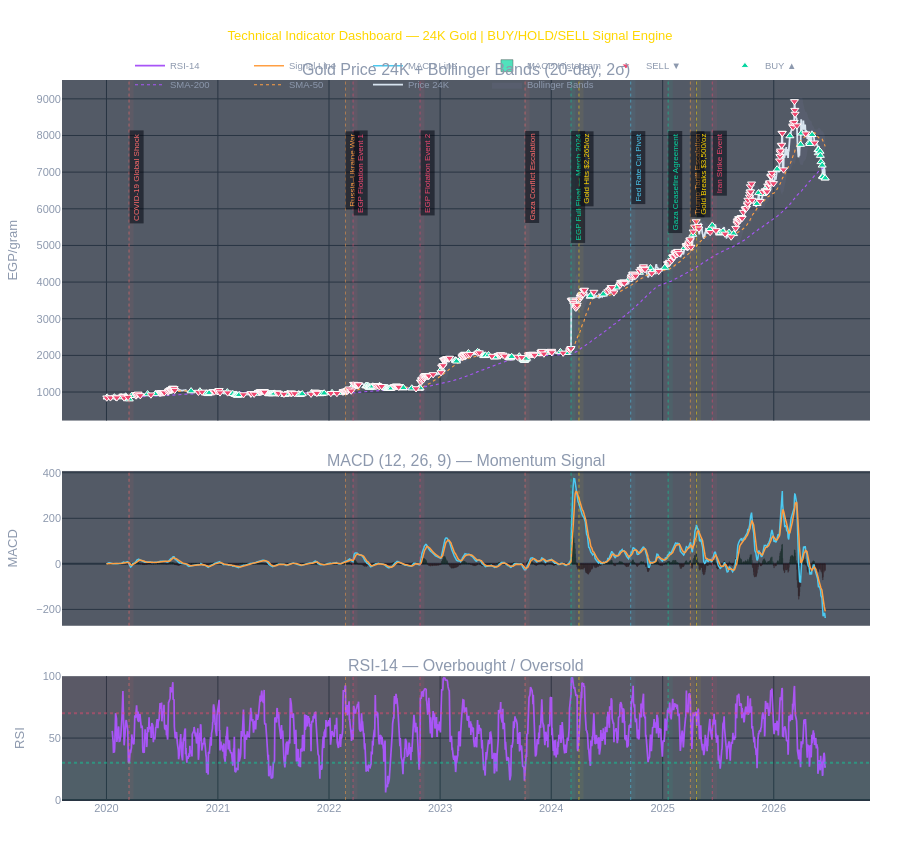

Notebook source saved alongside this figure:
### Code cell
# ─── Chart 4: Technical Indicators Dashboard - RSI, MACD, Bollinger Bands ────

fig4 = make_subplots(
    rows=3, cols=1, shared_xaxes=True,
    row_heights=[0.55, 0.25, 0.20],
    vertical_spacing=0.07,
    subplot_titles=[
        'Gold Price 24K + Bollinger Bands (20-day, 2\u03c3)',
        'MACD (12, 26, 9) \u2014 Momentum Signal',
        'RSI-14 \u2014 Overbought / Oversold'
    ]
)

# ── Bollinger Bands ────────────────────────────────────────────────────────────
fig4.add_trace(go.Scatter(
    x=df_technical.index, y=df_technical['bb_upper_24k'],
    line=dict(width=0), showlegend=False
), row=1, col=1)

fig4.add_trace(go.Scatter(
    x=df_technical.index, y=df_technical['bb_lower_24k'],
    fill='tonexty', fillcolor='rgba(180,180,255,0.05)',
    line=dict(width=0), name='Bollinger Bands'
), row=1, col=1)

fig4.add_trace(go.Scatter(
    x=df_karat_prices.index, y=df_karat_prices['price_24k'],
    name='Price 24K', line=dict(color='#D8E4F0', width=1.8),
    hovertemplate='%{x|%d %b %Y}: %{y:,.0f} EGP<extra></extra>'
), row=1, col=1)

fig4.add_trace(go.Scatter(
    x=df_technical.index, y=df_technical['sma50_24k'],
    name='SMA-50', line=dict(color='#FF9F43', width=1.1, dash='dot')
), row=1, col=1)

fig4.add_trace(go.Scatter(
    x=df_technical.index, y=df_technical['sma200_24k'],
    name='SMA-200', line=dict(color='#A855F7', width=1.1, dash='dot')
), row=1, col=1)

# ── BUY / SELL markers ─────────────────────────────────────────────────────────
buy_mask  = df_technical['signal_24k'] == 'BUY'
sell_mask = df_technical['signal_24k'] == 'SELL'

fig4.add_trace(go.Scatter(
    x=df_karat_prices.index[buy_mask], y=df_karat_prices['price_24k'][buy_mask],
    mode='markers', name='BUY \u25b2',
    marker=dict(symbol='triangle-up', color='#06D6A0', size=7, line=dict(width=1, color='white'))
), row=1, col=1)

fig4.add_trace(go.Scatter(
    x=df_karat_prices.index[sell_mask], y=df_karat_prices['price_24k'][sell_mask],
    mode='markers', name='SELL \u25bc',
    marker=dict(symbol='triangle-down', color='#EF476F', size=7, line=dict(width=1, color='white'))
), row=1, col=1)

# ── MACD ───────────────────────────────────────────────────────────────────────
hist_colors = [
    '#06D6A0' if v >= 0 else '#EF476F'
    for v in df_technical['macd_hist_24k']
]
fig4.add_trace(go.Bar(
    x=df_technical.index, y=df_technical['macd_hist_24k'],
    name='MACD Histogram', marker_color=hist_colors, opacity=0.7
), row=2, col=1)

fig4.add_trace(go.Scatter(
    x=df_technical.index, y=df_technical['macd_24k'],
    name='MACD Line', line=dict(color='#4CC9F0', width=1.5)
), row=2, col=1)

fig4.add_trace(go.Scatter(
    x=df_technical.index, y=df_technical['macd_sig_24k'],
    name='Signal Line', line=dict(color='#FF9F43', width=1.5)
), row=2, col=1)

# ── RSI-14 ─────────────────────────────────────────────────────────────────────
fig4.add_trace(go.Scatter(
    x=df_technical.index, y=df_technical['rsi_24k'],
    name='RSI-14', line=dict(color='#A855F7', width=1.7)
), row=3, col=1)

fig4.add_hline(y=70, line_dash='dot', line_color='#EF476F', opacity=0.45, row=3, col=1)
fig4.add_hline(y=30, line_dash='dot', line_color='#06D6A0', opacity=0.45, row=3, col=1)
fig4.add_hrect(y0=70, y1=100, fillcolor='rgba(239,71,111,0.04)', line_width=0, row=3, col=1)
fig4.add_hrect(y0=0,  y1=30,  fillcolor='rgba(6,214,160,0.04)',  line_width=0, row=3, col=1)

add_crisis_overlays(fig4, df_technical.index, rows=[1, 2, 3], y_ann=0.93)

fig4.update_layout(
    **PLOTLY_BASE,
    height=860,
    title=dict(
        text='Technical Indicator Dashboard \u2014 24K Gold | BUY/HOLD/SELL Signal Engine',
        font=dict(size=13, color='#FFD700'), x=0.5
    ),
    legend=dict(orientation='h', y=1.04, x=0.5, xanchor='center', bgcolor='rgba(0,0,0,0)', font=dict(size=9.5))
)

fig4.update_yaxes(title_text='EGP/gram', row=1, col=1)
fig4.update_yaxes(title_text='MACD',     row=2, col=1)
fig4.update_yaxes(title_text='RSI',      range=[0, 100], row=3, col=1)

fig4.show()

# Print current signal summary
current_sig  = df_technical['signal_24k'].iloc[-1]
current_rsi  = df_technical['rsi_24k'].iloc[-1]
current_macd = df_technical['macd_24k'].iloc[-1]
print(f'\n=== Current Technical Signal Summary (24K) ===')
print(f'  Composite Signal: {current_sig}')
print(f'  RSI-14:           {current_rsi:.1f}')
print(f'  MACD:             {current_macd:,.2f}')
print(f'  BB Upper:         {df_technical["bb_upper_24k"].iloc[-1]:,.0f} EGP')
print(f'  BB Lower:         {df_technical["bb_lower_24k"].iloc[-1]:,.0f} EGP')

### Figure 1 — Plotly figure (JSON) as saved in the notebook; plotly's stock layout.template omitted (floating-point values rounded to 4 significant figures; data arrays with more than 128 entries replaced by an {"elided": "..."} marker saying what was removed)
{"data": [{"line": {"width": 0}, "showlegend": false, "type": "scatter", "x": {"elided": "1684 str values"}, "xaxis": "x", "y": {"elided": "1684 float values"}, "yaxis": "y"}, {"fill": "tonexty", "fillcolor": "rgba(180,180,255,0.05)", "line": {"width": 0}, "name": "Bollinger Bands", "type": "scatter", "x": {"elided": "1684 str values"}, "xaxis": "x", "y": {"elided": "1684 float values"}, "yaxis": "y"}, {"hovertemplate": "%{x|%d %b %Y}: %{y:,.0f} EGP<extra></extra>", "line": {"color": "#D8E4F0", "width": 1.8}, "name": "Price 24K", "type": "scatter", "x": {"elided": "1684 str values"}, "xaxis": "x", "y": {"elided": "1684 float values"}, "yaxis": "y"}, {"line": {"color": "#FF9F43", "dash": "dot", "width": 1.1}, "name": "SMA-50", "type": "scatter", "x": {"elided": "1684 str values"}, "xaxis": "x", "y": {"elided": "1684 float values"}, "yaxis": "y"}, {"line": {"color": "#A855F7", "dash": "dot", "width": 1.1}, "name": "SMA-200", "type": "scatter", "x": {"elided": "1684 str values"}, "xaxis": "x", "y": {"elided": "1684 float values"}, "yaxis": "y"}, {"marker": {"color": "#06D6A0", "line": {"color": "white", "width": 1}, "size": 7, "symbol": "triangle-up"}, "mode": "markers", "name": "BUY ▲", "type": "scatter", "x": {"elided": "177 str values"}, "xaxis": "x", "y": {"elided": "177 float values"}, "yaxis": "y"}, {"marker": {"color": "#EF476F", "line": {"color": "white", "width": 1}, "size": 7, "symbol": "triangle-down"}, "mode": "markers", "name": "SELL ▼", "type": "scatter", "x": {"elided": "399 str values"}, "xaxis": "x", "y": {"elided": "399 float values"}, "yaxis": "y"}, {"marker": {"color": {"elided": "1684 str values"}}, "name": "MACD Histogram", "opacity": 0.7, "type": "bar", "x": {"elided": "1684 str values"}, "xaxis": "x2", "y": {"elided": "1684 float values"}, "yaxis": "y2"}, {"line": {"color": "#4CC9F0", "width": 1.5}, "name": "MACD Line", "type": "scatter", "x": {"elided": "1684 str values"}, "xaxis": "x2", "y": {"elided": "1684 float values"}, "yaxis": "y2"}, {"line": {"color": "#FF9F43", "width": 1.5}, "name": "Signal Line", "type": "scatter", "x": {"elided": "1684 str values"}, "xaxis": "x2", "y": {"elided": "1684 float values"}, "yaxis": "y2"}, {"line": {"color": "#A855F7", "width": 1.7}, "name": "RSI-14", "type": "scatter", "x": {"elided": "1684 str values"}, "xaxis": "x3", "y": {"elided": "1684 float values"}, "yaxis": "y3"}], "layout": {"annotations": [{"font": {"size": 16}, "showarrow": false, "text": "Gold Price 24K + Bollinger Bands (20-day, 2σ)", "x": 0.5, "xanchor": "center", "xref": "paper", "y": 1, "yanchor": "bottom", "yref": "paper"}, {"font": {"size": 16}, "showarrow": false, "text": "MACD (12, 26, 9) — Momentum Signal", "x": 0.5, "xanchor": "center", "xref": "paper", "y": 0.457, "yanchor": "bottom", "yref": "paper"}, {"font": {"size": 16}, "showarrow": false, "text": "RSI-14 — Overbought / Oversold", "x": 0.5, "xanchor": "center", "xref": "paper", "y": 0.172, "yanchor": "bottom", "yref": "paper"}, {"bgcolor": "rgba(3,6,15,0.55)", "borderpad": 2, "font": {"color": "#FF6B6B", "family": "Arial", "size": 8}, "showarrow": false, "text": "COVID-19 Global Shock", "textangle": -90, "x": "2020-03-15", "xanchor": "left", "xref": "x", "y": 0.93, "yanchor": "top", "yref": "paper"}, {"bgcolor": "rgba(3,6,15,0.55)", "borderpad": 2, "font": {"color": "#FF9F43", "family": "Arial", "size": 8}, "showarrow": false, "text": "Russia–Ukraine War", "textangle": -90, "x": "2022-02-24", "xanchor": "left", "xref": "x", "y": 0.93, "yanchor": "top", "yref": "paper"}, {"bgcolor": "rgba(3,6,15,0.55)", "borderpad": 2, "font": {"color": "#EF476F", "family": "Arial", "size": 8}, "showarrow": false, "text": "EGP Flotation Event 1", "textangle": -90, "x": "2022-03-21", "xanchor": "left", "xref": "x", "y": 0.93, "yanchor": "top", "yref": "paper"}, {"bgcolor": "rgba(3,6,15,0.55)", "borderpad": 2, "font": {"color": "#EF476F", "family": "Arial", "size": 8}, "showarrow": false, "text": "EGP Flotation Event 2", "textangle": -90, "x": "2022-10-27", "xanchor": "left", "xref": "x", "y": 0.93, "yanchor": "top", "yref": "paper"}, {"bgcolor": "rgba(3,6,15,0.55)", "borderpad": 2, "font": {"color": "#FF6B6B", "family": "Arial", "size": 8}, "showarrow": false, "text": "Gaza Conflict Escalation", "textangle": -90, "x": "2023-10-07", "xanchor": "left", "xref": "x", "y": 0.93, "yanchor": "top", "yref": "paper"}, {"bgcolor": "rgba(3,6,15,0.55)", "borderpad": 2, "font": {"color": "#06D6A0", "family": "Arial", "size": 8}, "showarrow": false, "text": "EGP Full Float — March 2024", "textangle": -90, "x": "2024-03-06", "xanchor": "left", "xref": "x", "y": 0.93, "yanchor": "top", "yref": "paper"}, {"bgcolor": "rgba(3,6,15,0.55)", "borderpad": 2, "font": {"color": "#FFD700", "family": "Arial", "size": 8}, "showarrow": false, "text": "Gold Hits $2,265/oz", "textangle": -90, "x": "2024-04-01", "xanchor": "left", "xref": "x", "y": 0.93, "yanchor": "top", "yref": "paper"}, {"bgcolor": "rgba(3,6,15,0.55)", "borderpad": 2, "font": {"color": "#4CC9F0", "family": "Arial", "size": 8}, "showarrow": false, "text": "Fed Rate Cut Pivot", "textangle": -90, "x": "2024-09-18", "xanchor": "left", "xref": "x", "y": 0.93, "yanchor": "top", "yref": "paper"}, {"bgcolor": "rgba(3,6,15,0.55)", "borderpad": 2, "font": {"color": "#06D6A0", "family": "Arial", "size": 8}, "showarrow": false, "text": "Gaza Ceasefire Agreement", "textangle": -90, "x": "2025-01-19", "xanchor": "left", "xref": "x", "y": 0.93, "yanchor": "top", "yref": "paper"}, {"bgcolor": "rgba(3,6,15,0.55)", "borderpad": 2, "font": {"color": "#FF9F43", "family": "Arial", "size": 8}, "showarrow": false, "text": "Trump Tariff Escalation", "textangle": -90, "x": "2025-04-02", "xanchor": "left", "xref": "x", "y": 0.93, "yanchor": "top", "yref": "paper"}, {"bgcolor": "rgba(3,6,15,0.55)", "borderpad": 2, "font": {"color": "#FFD700", "family": "Arial", "size": 8}, "showarrow": false, "text": "Gold Breaks $3,500/oz", "textangle": -90, "x": "2025-04-22", "xanchor": "left", "xref": "x", "y": 0.93, "yanchor": "top", "yref": "paper"}, {"bgcolor": "rgba(3,6,15,0.55)", "borderpad": 2, "font": {"color": "#EF476F", "family": "Arial", "size": 8}, "showarrow": false, "text": "Iran Strike Event", "textangle": -90, "x": "2025-06-13", "xanchor": "left", "xref": "x", "y": 0.93, "yanchor": "top", "yref": "paper"}], "font": {"color": "#8D99AE", "family": "Arial, sans-serif", "size": 11}, "height": 860, "hoverlabel": {"bgcolor": "#0C1830", "bordercolor": "#1E3A5F", "font": {"size": 12}}, "hovermode": "x unified", "legend": {"bgcolor": "rgba(0,0,0,0)", "font": {"size": 9.5}, "orientation": "h", "x": 0.5, "xanchor": "center", "y": 1.04}, "margin": {"b": 60, "l": 60, "r": 30, "t": 80}, "paper_bgcolor": "rgba(0,0,0,0)", "plot_bgcolor": "rgba(10,21,37,0.7)", "shapes": [{"line": {"color": "#EF476F", "dash": "dot"}, "opacity": 0.45, "type": "line", "x0": 0, "x1": 1, "xref": "x3 domain", "y0": 70, "y1": 70, "yref": "y3"}, {"line": {"color": "#06D6A0", "dash": "dot"}, "opacity": 0.45, "type": "line", "x0": 0, "x1": 1, "xref": "x3 domain", "y0": 30, "y1": 30, "yref": "y3"}, {"fillcolor": "rgba(239,71,111,0.04)", "line": {"width": 0}, "type": "rect", "x0": 0, "x1": 1, "xref": "x3 domain", "y0": 70, "y1": 100, "yref": "y3"}, {"fillcolor": "rgba(6,214,160,0.04)", "line": {"width": 0}, "type": "rect", "x0": 0, "x1": 1, "xref": "x3 domain", "y0": 0, "y1": 30, "yref": "y3"}, {"fillcolor": "rgba(255,107,107,0.06)", "layer": "below", "line": {"width": 0}, "opacity": 1, "type": "rect", "x0": "2020-03-15", "x1": "2020-03-30", "xref": "x", "y0": 0, "y1": 1, "yref": "y domain"}, {"fillcolor": "rgba(255,107,107,0.06)", "layer": "below", "line": {"width": 0}, "opacity": 1, "type": "rect", "x0": "2020-03-15", "x1": "2020-03-30", "xref": "x2", "y0": 0, "y1": 1, "yref": "y2 domain"}, {"fillcolor": "rgba(255,107,107,0.06)", "layer": "below", "line": {"width": 0}, "opacity": 1, "type": "rect", "x0": "2020-03-15", "x1": "2020-03-30", "xref": "x3", "y0": 0, "y1": 1, "yref": "y3 domain"}, {"line": {"color": "#FF6B6B", "dash": "dot", "width": 0.9}, "opacity": 0.6, "type": "line", "x0": 1584230400000, "x1": 1584230400000, "xref": "x", "y0": 0, "y1": 1, "yref": "y domain"}, {"line": {"color": "#FF6B6B", "dash": "dot", "width": 0.9}, "opacity": 0.6, "type": "line", "x0": 1584230400000, "x1": 1584230400000, "xref": "x2", "y0": 0, "y1": 1, "yref": "y2 domain"}, {"line": {"color": "#FF6B6B", "dash": "dot", "width": 0.9}, "opacity": 0.6, "type": "line", "x0": 1584230400000, "x1": 1584230400000, "xref": "x3", "y0": 0, "y1": 1, "yref": "y3 domain"}, {"fillcolor": "rgba(255,159,67,0.06)", "layer": "below", "line": {"width": 0}, "opacity": 1, "type": "rect", "x0": "2022-02-24", "x1": "2022-03-11", "xref": "x", "y0": 0, "y1": 1, "yref": "y domain"}, {"fillcolor": "rgba(255,159,67,0.06)", "layer": "below", "line": {"width": 0}, "opacity": 1, "type": "rect", "x0": "2022-02-24", "x1": "2022-03-11", "xref": "x2", "y0": 0, "y1": 1, "yref": "y2 domain"}, {"fillcolor": "rgba(255,159,67,0.06)", "layer": "below", "line": {"width": 0}, "opacity": 1, "type": "rect", "x0": "2022-02-24", "x1": "2022-03-11", "xref": "x3", "y0": 0, "y1": 1, "yref": "y3 domain"}, {"line": {"color": "#FF9F43", "dash": "dot", "width": 0.9}, "opacity": 0.6, "type": "line", "x0": 1645660800000, "x1": 1645660800000, "xref": "x", "y0": 0, "y1": 1, "yref": "y domain"}, {"line": {"color": "#FF9F43", "dash": "dot", "width": 0.9}, "opacity": 0.6, "type": "line", "x0": 1645660800000, "x1": 1645660800000, "xref": "x2", "y0": 0, "y1": 1, "yref": "y2 domain"}, {"line": {"color": "#FF9F43", "dash": "dot", "width": 0.9}, "opacity": 0.6, "type": "line", "x0": 1645660800000, "x1": 1645660800000, "xref": "x3", "y0": 0, "y1": 1, "yref": "y3 domain"}, {"fillcolor": "rgba(239,71,111,0.07)", "layer": "below", "line": {"width": 0}, "opacity": 1, "type": "rect", "x0": "2022-03-21", "x1": "2022-04-05", "xref": "x", "y0": 0, "y1": 1, "yref": "y domain"}, {"fillcolor": "rgba(239,71,111,0.07)", "layer": "below", "line": {"width": 0}, "opacity": 1, "type": "rect", "x0": "2022-03-21", "x1": "2022-04-05", "xref": "x2", "y0": 0, "y1": 1, "yref": "y2 domain"}, {"fillcolor": "rgba(239,71,111,0.07)", "layer": "below", "line": {"width": 0}, "opacity": 1, "type": "rect", "x0": "2022-03-21", "x1": "2022-04-05", "xref": "x3", "y0": 0, "y1": 1, "yref": "y3 domain"}, {"line": {"color": "#EF476F", "dash": "dot", "width": 0.9}, "opacity": 0.6, "type": "line", "x0": 1647820800000, "x1": 1647820800000, "xref": "x", "y0": 0, "y1": 1, "yref": "y domain"}, {"line": {"color": "#EF476F", "dash": "dot", "width": 0.9}, "opacity": 0.6, "type": "line", "x0": 1647820800000, "x1": 1647820800000, "xref": "x2", "y0": 0, "y1": 1, "yref": "y2 domain"}, {"line": {"color": "#EF476F", "dash": "dot", "width": 0.9}, "opacity": 0.6, "type": "line", "x0": 1647820800000, "x1": 1647820800000, "xref": "x3", "y0": 0, "y1": 1, "yref": "y3 domain"}, {"fillcolor": "rgba(239,71,111,0.07)", "layer": "below", "line": {"width": 0}, "opacity": 1, "type": "rect", "x0": "2022-10-27", "x1": "2022-11-11", "xref": "x", "y0": 0, "y1": 1, "yref": "y domain"}, {"fillcolor": "rgba(239,71,111,0.07)", "layer": "below", "line": {"width": 0}, "opacity": 1, "type": "rect", "x0": "2022-10-27", "x1": "2022-11-11", "xref": "x2", "y0": 0, "y1": 1, "yref": "y2 domain"}, {"fillcolor": "rgba(239,71,111,0.07)", "layer": "below", "line": {"width": 0}, "opacity": 1, "type": "rect", "x0": "2022-10-27", "x1": "2022-11-11", "xref": "x3", "y0": 0, "y1": 1, "yref": "y3 domain"}, {"line": {"color": "#EF476F", "dash": "dot", "width": 0.9}, "opacity": 0.6, "type": "line", "x0": 1666828800000, "x1": 1666828800000, "xref": "x", "y0": 0, "y1": 1, "yref": "y domain"}, {"line": {"color": "#EF476F", "dash": "dot", "width": 0.9}, "opacity": 0.6, "type": "line", "x0": 1666828800000, "x1": 1666828800000, "xref": "x2", "y0": 0, "y1": 1, "yref": "y2 domain"}, {"line": {"color": "#EF476F", "dash": "dot", "width": 0.9}, "opacity": 0.6, "type": "line", "x0": 1666828800000, "x1": 1666828800000, "xref": "x3", "y0": 0, "y1": 1, "yref": "y3 domain"}, {"fillcolor": "rgba(255,107,107,0.07)", "layer": "below", "line": {"width": 0}, "opacity": 1, "type": "rect", "x0": "2023-10-07", "x1": "2023-10-22", "xref": "x", "y0": 0, "y1": 1, "yref": "y domain"}, {"fillcolor": "rgba(255,107,107,0.07)", "layer": "below", "line": {"width": 0}, "opacity": 1, "type": "rect", "x0": "2023-10-07", "x1": "2023-10-22", "xref": "x2", "y0": 0, "y1": 1, "yref": "y2 domain"}, {"fillcolor": "rgba(255,107,107,0.07)", "layer": "below", "line": {"width": 0}, "opacity": 1, "type": "rect", "x0": "2023-10-07", "x1": "2023-10-22", "xref": "x3", "y0": 0, "y1": 1, "yref": "y3 domain"}, {"line": {"color": "#FF6B6B", "dash": "dot", "width": 0.9}, "opacity": 0.6, "type": "line", "x0": 1696636800000, "x1": 1696636800000, "xref": "x", "y0": 0, "y1": 1, "yref": "y domain"}, {"line": {"color": "#FF6B6B", "dash": "dot", "width": 0.9}, "opacity": 0.6, "type": "line", "x0": 1696636800000, "x1": 1696636800000, "xref": "x2", "y0": 0, "y1": 1, "yref": "y2 domain"}, {"line": {"color": "#FF6B6B", "dash": "dot", "width": 0.9}, "opacity": 0.6, "type": "line", "x0": 1696636800000, "x1": 1696636800000, "xref": "x3", "y0": 0, "y1": 1, "yref": "y3 domain"}, {"fillcolor": "rgba(6,214,160,0.07)", "layer": "below", "line": {"width": 0}, "opacity": 1, "type": "rect", "x0": "2024-03-06", "x1": "2024-03-21", "xref": "x", "y0": 0, "y1": 1, "yref": "y domain"}, {"fillcolor": "rgba(6,214,160,0.07)", "layer": "below", "line": {"width": 0}, "opacity": 1, "type": "rect", "x0": "2024-03-06", "x1": "2024-03-21", "xref": "x2", "y0": 0, "y1": 1, "yref": "y2 domain"}, {"fillcolor": "rgba(6,214,160,0.07)", "layer": "below", "line": {"width": 0}, "opacity": 1, "type": "rect", "x0": "2024-03-06", "x1": "2024-03-21", "xref": "x3", "y0": 0, "y1": 1, "yref": "y3 domain"}, {"line": {"color": "#06D6A0", "dash": "dot", "width": 0.9}, "opacity": 0.6, "type": "line", "x0": 1709683200000, "x1": 1709683200000, "xref": "x", "y0": 0, "y1": 1, "yref": "y domain"}, {"line": {"color": "#06D6A0", "dash": "dot", "width": 0.9}, "opacity": 0.6, "type": "line", "x0": 1709683200000, "x1": 1709683200000, "xref": "x2", "y0": 0, "y1": 1, "yref": "y2 domain"}, {"line": {"color": "#06D6A0", "dash": "dot", "width": 0.9}, "opacity": 0.6, "type": "line", "x0": 1709683200000, "x1": 1709683200000, "xref": "x3", "y0": 0, "y1": 1, "yref": "y3 domain"}, {"fillcolor": "rgba(255,215,0,0.05)", "layer": "below", "line": {"width": 0}, "opacity": 1, "type": "rect", "x0": "2024-04-01", "x1": "2024-04-16", "xref": "x", "y0": 0, "y1": 1, "yref": "y domain"}, {"fillcolor": "rgba(255,215,0,0.05)", "layer": "below", "line": {"width": 0}, "opacity": 1, "type": "rect", "x0": "2024-04-01", "x1": "2024-04-16", "xref": "x2", "y0": 0, "y1": 1, "yref": "y2 domain"}, {"fillcolor": "rgba(255,215,0,0.05)", "layer": "below", "line": {"width": 0}, "opacity": 1, "type": "rect", "x0": "2024-04-01", "x1": "2024-04-16", "xref": "x3", "y0": 0, "y1": 1, "yref": "y3 domain"}, {"line": {"color": "#FFD700", "dash": "dot", "width": 0.9}, "opacity": 0.6, "type": "line", "x0": 1711929600000, "x1": 1711929600000, "xref": "x", "y0": 0, "y1": 1, "yref": "y domain"}, {"line": {"color": "#FFD700", "dash": "dot", "width": 0.9}, "opacity": 0.6, "type": "line", "x0": 1711929600000, "x1": 1711929600000, "xref": "x2", "y0": 0, "y1": 1, "yref": "y2 domain"}, {"line": {"color": "#FFD700", "dash": "dot", "width": 0.9}, "opacity": 0.6, "type": "line", "x0": 1711929600000, "x1": 1711929600000, "xref": "x3", "y0": 0, "y1": 1, "yref": "y3 domain"}, {"fillcolor": "rgba(76,201,240,0.06)", "layer": "below", "line": {"width": 0}, "opacity": 1, "type": "rect", "x0": "2024-09-18", "x1": "2024-10-03", "xref": "x", "y0": 0, "y1": 1, "yref": "y domain"}, {"fillcolor": "rgba(76,201,240,0.06)", "layer": "below", "line": {"width": 0}, "opacity": 1, "type": "rect", "x0": "2024-09-18", "x1": "2024-10-03", "xref": "x2", "y0": 0, "y1": 1, "yref": "y2 domain"}, {"fillcolor": "rgba(76,201,240,0.06)", "layer": "below", "line": {"width": 0}, "opacity": 1, "type": "rect", "x0": "2024-09-18", "x1": "2024-10-03", "xref": "x3", "y0": 0, "y1": 1, "yref": "y3 domain"}, {"line": {"color": "#4CC9F0", "dash": "dot", "width": 0.9}, "opacity": 0.6, "type": "line", "x0": 1726617600000, "x1": 1726617600000, "xref": "x", "y0": 0, "y1": 1, "yref": "y domain"}, {"line": {"color": "#4CC9F0", "dash": "dot", "width": 0.9}, "opacity": 0.6, "type": "line", "x0": 1726617600000, "x1": 1726617600000, "xref": "x2", "y0": 0, "y1": 1, "yref": "y2 domain"}, {"line": {"color": "#4CC9F0", "dash": "dot", "width": 0.9}, "opacity": 0.6, "type": "line", "x0": 1726617600000, "x1": 1726617600000, "xref": "x3", "y0": 0, "y1": 1, "yref": "y3 domain"}, {"fillcolor": "rgba(6,214,160,0.06)", "layer": "below", "line": {"width": 0}, "opacity": 1, "type": "rect", "x0": "2025-01-19", "x1": "2025-02-03", "xref": "x", "y0": 0, "y1": 1, "yref": "y domain"}, {"fillcolor": "rgba(6,214,160,0.06)", "layer": "below", "line": {"width": 0}, "opacity": 1, "type": "rect", "x0": "2025-01-19", "x1": "2025-02-03", "xref": "x2", "y0": 0, "y1": 1, "yref": "y2 domain"}, {"fillcolor": "rgba(6,214,160,0.06)", "layer": "below", "line": {"width": 0}, "opacity": 1, "type": "rect", "x0": "2025-01-19", "x1": "2025-02-03", "xref": "x3", "y0": 0, "y1": 1, "yref": "y3 domain"}, {"line": {"color": "#06D6A0", "dash": "dot", "width": 0.9}, "opacity": 0.6, "type": "line", "x0": 1737244800000, "x1": 1737244800000, "xref": "x", "y0": 0, "y1": 1, "yref": "y domain"}, {"line": {"color": "#06D6A0", "dash": "dot", "width": 0.9}, "opacity": 0.6, "type": "line", "x0": 1737244800000, "x1": 1737244800000, "xref": "x2", "y0": 0, "y1": 1, "yref": "y2 domain"}, {"line": {"color": "#06D6A0", "dash": "dot", "width": 0.9}, "opacity": 0.6, "type": "line", "x0": 1737244800000, "x1": 1737244800000, "xref": "x3", "y0": 0, "y1": 1, "yref": "y3 domain"}, {"fillcolor": "rgba(255,159,67,0.07)", "layer": "below", "line": {"width": 0}, "opacity": 1, "type": "rect", "x0": "2025-04-02", "x1": "2025-04-17", "xref": "x", "y0": 0, "y1": 1, "yref": "y domain"}, {"fillcolor": "rgba(255,159,67,0.07)", "layer": "below", "line": {"width": 0}, "opacity": 1, "type": "rect", "x0": "2025-04-02", "x1": "2025-04-17", "xref": "x2", "y0": 0, "y1": 1, "yref": "y2 domain"}, {"fillcolor": "rgba(255,159,67,0.07)", "layer": "below", "line": {"width": 0}, "opacity": 1, "type": "rect", "x0": "2025-04-02", "x1": "2025-04-17", "xref": "x3", "y0": 0, "y1": 1, "yref": "y3 domain"}, {"line": {"color": "#FF9F43", "dash": "dot", "width": 0.9}, "opacity": 0.6, "type": "line", "x0": 1743552000000, "x1": 1743552000000, "xref": "x", "y0": 0, "y1": 1, "yref": "y domain"}, {"line": {"color": "#FF9F43", "dash": "dot", "width": 0.9}, "opacity": 0.6, "type": "line", "x0": 1743552000000, "x1": 1743552000000, "xref": "x2", "y0": 0, "y1": 1, "yref": "y2 domain"}, {"line": {"color": "#FF9F43", "dash": "dot", "width": 0.9}, "opacity": 0.6, "type": "line", "x0": 1743552000000, "x1": 1743552000000, "xref": "x3", "y0": 0, "y1": 1, "yref": "y3 domain"}, {"fillcolor": "rgba(255,215,0,0.06)", "layer": "below", "line": {"width": 0}, "opacity": 1, "type": "rect", "x0": "2025-04-22", "x1": "2025-05-07", "xref": "x", "y0": 0, "y1": 1, "yref": "y domain"}, {"fillcolor": "rgba(255,215,0,0.06)", "layer": "below", "line": {"width": 0}, "opacity": 1, "type": "rect", "x0": "2025-04-22", "x1": "2025-05-07", "xref": "x2", "y0": 0, "y1": 1, "yref": "y2 domain"}, {"fillcolor": "rgba(255,215,0,0.06)", "layer": "below", "line": {"width": 0}, "opacity": 1, "type": "rect", "x0": "2025-04-22", "x1": "2025-05-07", "xref": "x3", "y0": 0, "y1": 1, "yref": "y3 domain"}, {"line": {"color": "#FFD700", "dash": "dot", "width": 0.9}, "opacity": 0.6, "type": "line", "x0": 1745280000000, "x1": 1745280000000, "xref": "x", "y0": 0, "y1": 1, "yref": "y domain"}, {"line": {"color": "#FFD700", "dash": "dot", "width": 0.9}, "opacity": 0.6, "type": "line", "x0": 1745280000000, "x1": 1745280000000, "xref": "x2", "y0": 0, "y1": 1, "yref": "y2 domain"}, {"line": {"color": "#FFD700", "dash": "dot", "width": 0.9}, "opacity": 0.6, "type": "line", "x0": 1745280000000, "x1": 1745280000000, "xref": "x3", "y0": 0, "y1": 1, "yref": "y3 domain"}, {"fillcolor": "rgba(239,71,111,0.08)", "layer": "below", "line": {"width": 0}, "opacity": 1, "type": "rect", "x0": "2025-06-13", "x1": "2025-06-28", "xref": "x", "y0": 0, "y1": 1, "yref": "y domain"}, {"fillcolor": "rgba(239,71,111,0.08)", "layer": "below", "line": {"width": 0}, "opacity": 1, "type": "rect", "x0": "2025-06-13", "x1": "2025-06-28", "xref": "x2", "y0": 0, "y1": 1, "yref": "y2 domain"}, {"fillcolor": "rgba(239,71,111,0.08)", "layer": "below", "line": {"width": 0}, "opacity": 1, "type": "rect", "x0": "2025-06-13", "x1": "2025-06-28", "xref": "x3", "y0": 0, "y1": 1, "yref": "y3 domain"}, {"line": {"color": "#EF476F", "dash": "dot", "width": 0.9}, "opacity": 0.6, "type": "line", "x0": 1749772800000, "x1": 1749772800000, "xref": "x", "y0": 0, "y1": 1, "yref": "y domain"}, {"line": {"color": "#EF476F", "dash": "dot", "width": 0.9}, "opacity": 0.6, "type": "line", "x0": 1749772800000, "x1": 1749772800000, "xref": "x2", "y0": 0, "y1": 1, "yref": "y2 domain"}, {"line": {"color": "#EF476F", "dash": "dot", "width": 0.9}, "opacity": 0.6, "type": "line", "x0": 1749772800000, "x1": 1749772800000, "xref": "x3", "y0": 0, "y1": 1, "yref": "y3 domain"}], "title": {"font": {"color": "#FFD700", "size": 13}, "text": "Technical Indicator Dashboard — 24K Gold | BUY/HOLD/SELL Signal Engine", "x": 0.5}, "xaxis": {"anchor": "y", "domain": [0, 1], "matches": "x3", "showticklabels": false}, "xaxis2": {"anchor": "y2", "domain": [0, 1], "matches": "x3", "showticklabels": false}, "xaxis3": {"anchor": "y3", "domain": [0, 1]}, "yaxis": {"anchor": "x", "domain": [0.527, 1], "title": {"text": "EGP/gram"}}, "yaxis2": {"anchor": "x2", "domain": [0.242, 0.457], "title": {"text": "MACD"}}, "yaxis3": {"anchor": "x3", "domain": [0, 0.172], "range": [0, 100], "title": {"text": "RSI"}}}}
